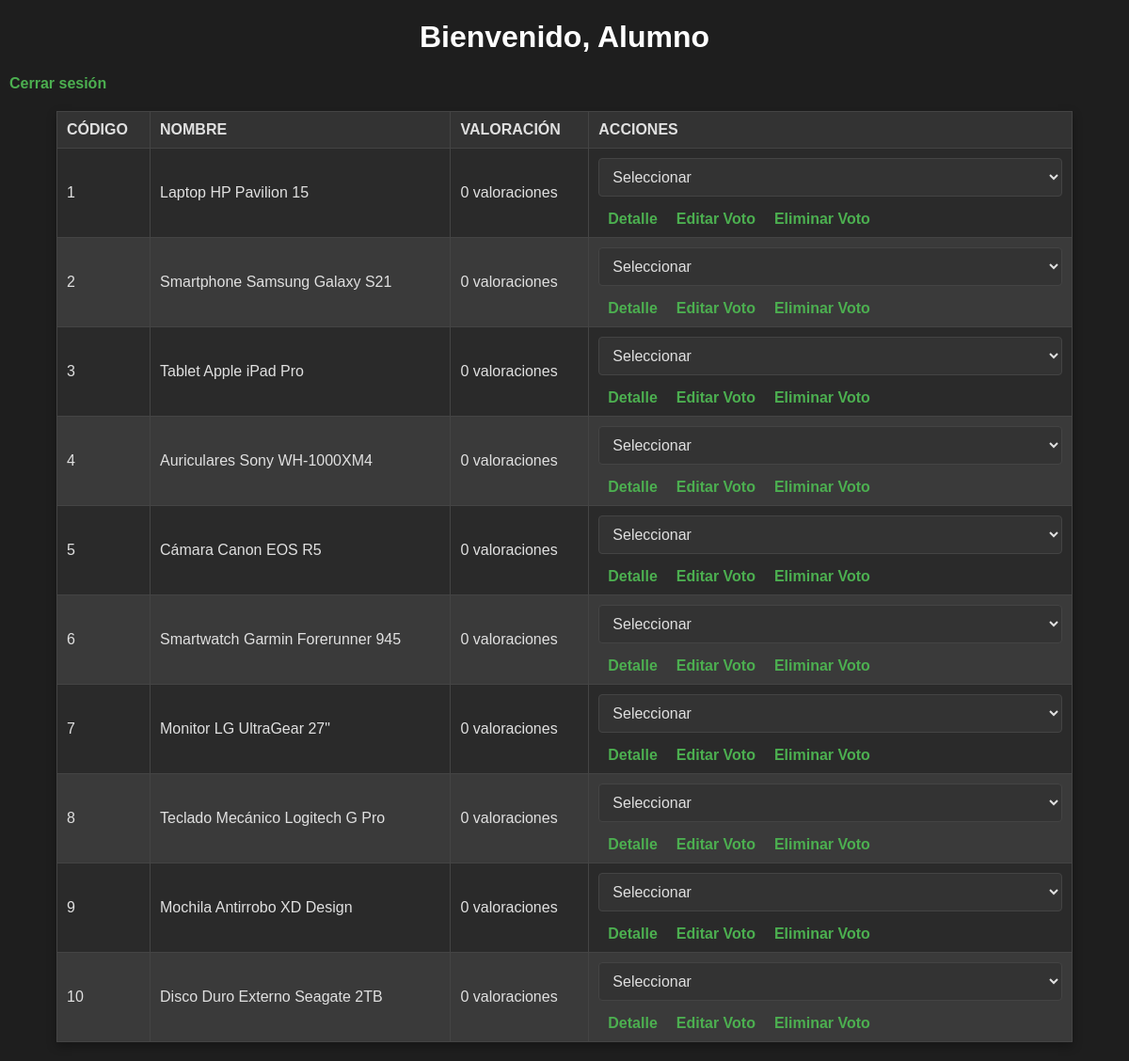
The page /listado.php (signed in) on the database its author committed.
### tables this page shows
CREATE TABLE IF NOT EXISTS productos (
    id INT AUTO_INCREMENT PRIMARY KEY,
    nombre VARCHAR(100) NOT NULL
);

### listado.php (the view, shortened to what this page needs)
<?php
include 'conexion.php';
include 'include/funciones.php';
?>
<!DOCTYPE html>
<html lang="es">
<head>
    <link rel="stylesheet" href="styles.css">
    <link rel="stylesheet" href="https://cdnjs.cloudflare.com/ajax/libs/font-awesome/6.0.0/css/all.min.css">
</head>
<body>
    <h1>Bienvenido, <?php echo $_SESSION['usuario']; ?></h1>
    <a href="logout.php">Cerrar sesión</a>
    <table>
        <thead>
            <tr>
                <th>Código</th>
                <th>Nombre</th>
                <th>Valoración</th>
                <th>Acciones</th>
            </tr>
        </thead>
        <tbody>
            <?php
            $query = "SELECT * FROM productos";
            $result = $conn->query($query);
            while ($row = $result->fetch_assoc()) {
                $idProducto = $row['id'];
                echo "<tr>";
                echo "<td>{$row['id']}</td>";
                echo "<td>{$row['nombre']}</td>";
                echo "<td id='valoracion-$idProducto'>" . pintarEstrellas($idProducto) . "</td>";
                echo "<td>";
                echo "<select onchange=\"enviarVoto($idProducto, this.value)\">";
                echo "<option value=''>Seleccionar</option>";
                echo "</select>";
                echo "<a href='CRUD/detalle.php?id=$idProducto'>Detalle</a>";
                if ($_SESSION['usuario'] === 'root') {
                    echo "<a href='CRUD/update.php?id=$idProducto'>Editar Producto</a>";
                    echo "<a href='CRUD/update.php?id=$idProducto&tipo=voto'>Editar Voto</a>";
                    echo "<a href='CRUD/borrar.php?id=$idProducto'>Borrar Producto</a>";
                    echo "<a href='CRUD/borrar.php?id=$idProducto&tipo=voto'>Borrar Voto</a>";
                } else {
                    echo "<a href='CRUD/update.php?id=$idProducto&tipo=voto'>Editar Voto</a>";
                    echo "<a href='CRUD/borrar.php?id=$idProducto&tipo=voto'>Eliminar Voto</a>";
                }
                echo "</td>";
                echo "</tr>";
            }
            ?>
        </tbody>
    </table>
</body>
</html>

### include/funciones.php (shortened to what this page needs)
<?php
function pintarEstrellas($idProducto) {
    global $conn;
    $query = "SELECT AVG(cantidad) AS promedio, COUNT(*) AS total FROM votos WHERE idPr = ?";
    $stmt = $conn->prepare($query);
    $stmt->bind_param('i', $idProducto);
    $stmt->execute();
    $result = $stmt->get_result()->fetch_assoc();
    $total = $result['total'];
    if ($total == 0) {
        return "<div>0 valoraciones</div>";
    }
    $estrellas = '';
    return "<div>{$estrellas} ({$total} valoraciones)</div>";
}
?>

### styles.css (style rules this page uses)
body { background-color: #1e1e1e; color: #e0e0e0; font-family: Arial, sans-serif; margin: 0; padding: 0; }
input[type="text"], input[type="password"], select, button { width: 100%; padding: 10px; margin-bottom: 15px; border: 1px solid #444; border-radius: 4px; background-color: #333; color: #e0e0e0; font-size: 16px; }
table { width: 90%; margin: 20px auto; border-collapse: collapse; background-color: #2a2a2a; color: #e0e0e0; box-shadow: 0 4px 10px rgba(0, 0, 0, 0.3); }
th, td { padding: 10px; text-align: left; border: 1px solid #444; }
th { background-color: #333; font-weight: bold; text-transform: uppercase; }
tr:nth-child(even) { background-color: #3a3a3a; }
a { color: #4caf50; text-decoration: none; font-weight: bold; padding: 5px 10px; border-radius: 4px; transition: background-color 0.3s ease, color 0.3s ease; }
h1, h2, h3 { text-align: center; color: #ffffff; }

### rows shown on the page
productos: id "1", nombre "Laptop HP Pavilion 15"
productos: id "2", nombre "Smartphone Samsung Galaxy S21"
productos: id "3", nombre "Tablet Apple iPad Pro"
productos: id "4", nombre "Auriculares Sony WH-1000XM4"
productos: id "5", nombre "Cámara Canon EOS R5"
productos: id "6", nombre "Smartwatch Garmin Forerunner 945"
productos: id "7", nombre "Monitor LG UltraGear 27\""
productos: id "8", nombre "Teclado Mecánico Logitech G Pro"
productos: id "9", nombre "Mochila Antirrobo XD Design"
productos: id "10", nombre "Disco Duro Externo Seagate 2TB"

### other values the page prints
$_SESSION['usuario'] "Alumno"
